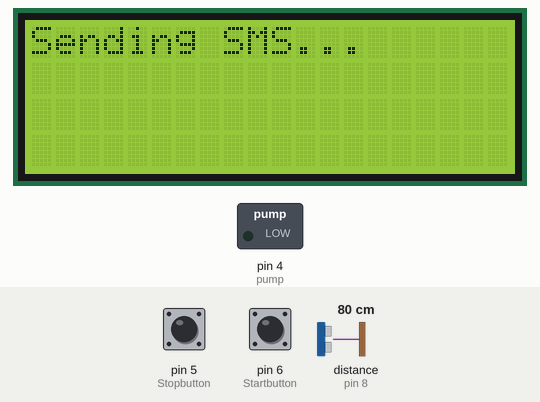
Simulated run of this sketch. Board: Arduino Uno, built with avr-gcc and run on an emulated ATmega328P. Shown: 20×4 character LCD, switched loads named in the sketch (green lamp = pin HIGH). Wiring (inferred from the names in the program): ultrasonic range finder: trigger pin 7; echo pin 8. The test bench sets the inputs (shaded band); at power-on: distance to the obstacle (sensor on pin 8) 80 cm, pin 6 (Startbutton) LOW, pin 5 (Stopbutton) LOW. The echo pulse lasts 58.3 µs per cm; the modem accepts every AT command (registered, SIM ready, sends succeed) and sends nothing else; pins used as bus, display or sensor lines are not drawn; what the sketch prints to the serial monitor is not drawn.

Above: at 3.8 s.
3.9 s: distance to the obstacle (sensor on pin 8) set to 2 cm
At 9.2 s:
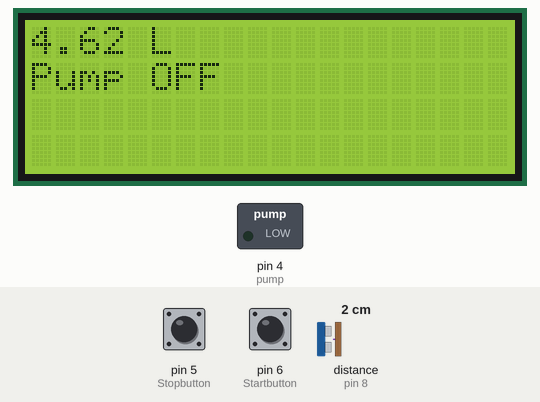
12.3 s: distance to the obstacle (sensor on pin 8) set to 4 cm
At 15.4 s:
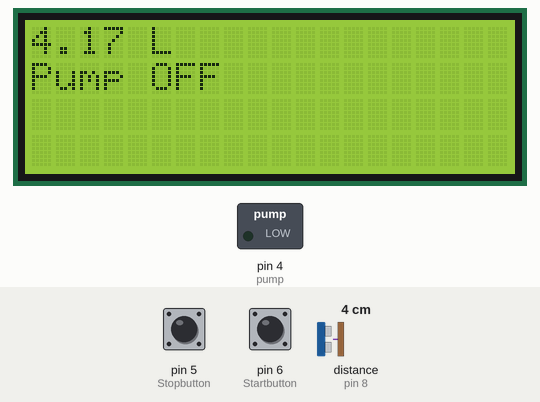
18.5 s: distance to the obstacle (sensor on pin 8) set to 9 cm
At 20.4 s:
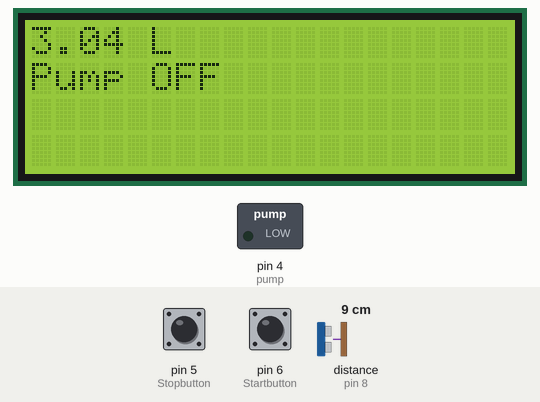
24.7 s: pin 6 (Startbutton) pulled HIGH for 3 s
At 30.7 s:
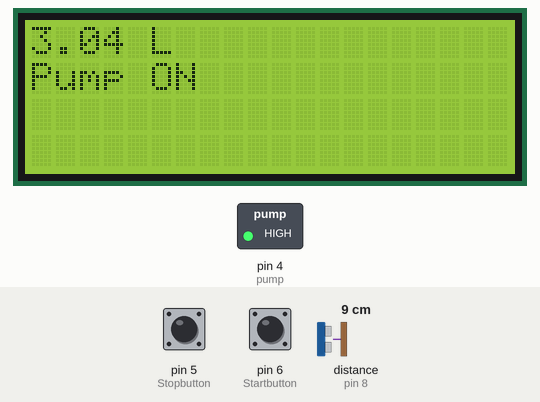
33.8 s: pin 5 (Stopbutton) pulled HIGH for 3 s
At 36.6 s:
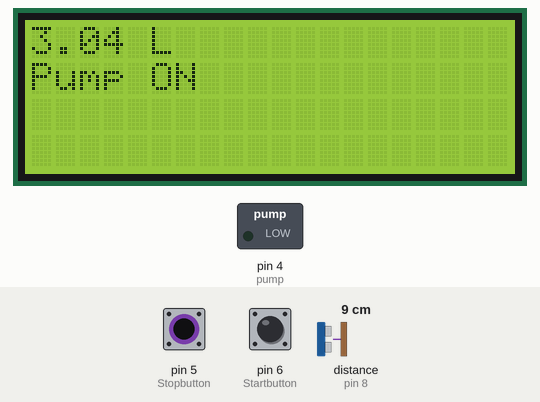
39.9 s: pin 5 (Stopbutton) pulled HIGH for 3 s
At 45.2 s:
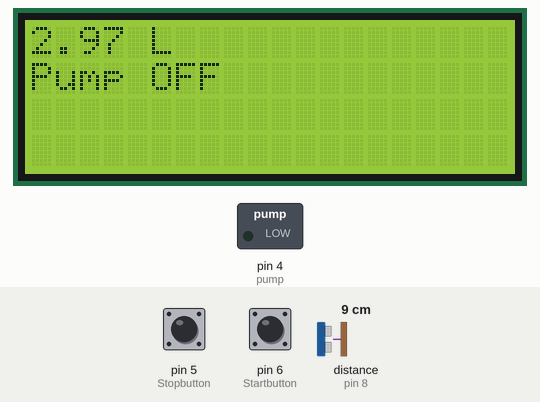
Timing chart, 0 to 46.7 s (numbered marks = the images above; inputs shaded):
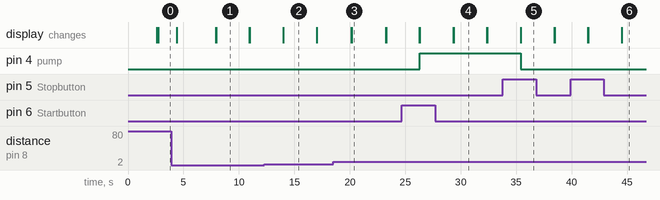

Measured:
- after the input at 12.3 s, the display: first differs from a run without the input after 1.7 s (image 2)
- after the input at 18.5 s, the display: first differs from a run without the input after 1.7 s (image 3)
- after the input at 24.7 s, pin 4 (pump): LOW → HIGH after 1.6 s; the display: first differs from a run without the input after 4.7 s (image 4)
- after the input at 33.8 s, pin 4 (pump): HIGH → LOW after 1.6 s
- after the input at 39.9 s, the display: first differs from a run without the input after 4.6 s (image 6)
- what the display in image 1 shows lasts 3.0 s, from 7.9 s to 10.9 s
- what the display in image 3 shows lasts 3.0 s, from 20.2 s to 23.2 s

The sketch:

arduinocodes.ino
```cpp
/*
Pump -> 4
Stopbutton -> 5
Startbutton -> 6
trigger -> 7
echo -> 8
SDA -> A4
SCL-> A5
*/
#include <SoftwareSerial.h>
#include <Wire.h>
#include <LiquidCrystal_I2C.h>
#define trigger 7
#define echo 8
#define rxPin 10
#define txPin 11

const int Startbutton =  6;
const int Stopbutton =  5;
const int pump =  4;
int var=0;
String apn = "www.tigo.rw";                    //APN
String apn_u = "";                     //APN-Username
String apn_p = "";                     //APN-Password
String url = "http://143.110.228.128/universal-fluid-management-system/gsmdata.php?per=";  //URL of Server
SoftwareSerial SWserial(10, 11); // RX, TX
/*
22cm -> 100% max
tanksize = 22/100
litres = 5
*/
float tanksize=0.22,time=0,distance=0,precent=0, liters=5,liveliters=0;

int StartbuttonState = 0;
int StopbuttonState = 0;
int pumpState = 0;

LiquidCrystal_I2C lcd(0x27,20,4);  // set the LCD address to 0x27 for a 16 chars and 2 line display

void setup()
{
  Serial.begin(115200);
  Serial.println("SIM800 AT CMD Test");
  SWserial.begin(9600);
  pinMode(trigger,OUTPUT);
  pinMode(echo,INPUT);
  pinMode(Startbutton,INPUT);
  pinMode(Stopbutton,INPUT);
  pinMode(pump,OUTPUT);
  lcd.init();
  lcd.backlight();
  lcd.setCursor(0,0);
  lcd.print("Universal Fluid");
  lcd.setCursor(4,1);
  lcd.print("M system");
  lcd.setCursor(0,2);
  delay(2000);
  while (SWserial.available()) {
    Serial.write(SWserial.read());
  }
  delay(500);
  gsm_config_gprs();
}

void loop() {
  control();
  SWserial.println();
  SWserial.println("AT+SAPBR=1,1");
  delay(3000);
  control();
  SWserial.println("AT+SAPBR=2,1");
  delay(3000);
  control();
  SWserial.println("AT+HTTPINIT");
  delay(3000);
  control();
  SWserial.println("AT+HTTPPARA=CID,1");
  delay(3000);
  control();
  SWserial.println("AT+HTTPPARA=URL," + url +precent);
  delay(3000);
  control();
  SWserial.println("AT+HTTPPARA=CONTENT,application/x-www-form-urlencoded");
  delay(3000);
  control();
  SWserial.println("AT+HTTPDATA=192,5000");
  delay(3000);
  control();
  SWserial.println("param=TestFromMySim800");
  delay(3000);
  control();
  SWserial.println("AT+HTTPACTION=0");
  delay(3000);
  control();
  SWserial.println("AT+HTTPREAD");
  delay(3000);
  control();
  SWserial.println("AT+HTTPTERM");
  delay(3000);
  control();
  SWserial.println("AT+SAPBR=0,1");
  delay(3000);
}
void gsm_config_gprs() {
  lcd.clear();
  lcd.setCursor(0,0);
  lcd.print("- CONFIG GPRS -");
  SWserial.println("AT+SAPBR=3,1,Contype,GPRS");
  SWserial.println("AT+SAPBR=3,1,APN," + apn);
  if (apn_u != "") {
    SWserial.println("AT+SAPBR=3,1,USER," + apn_u);
  }
  if (apn_p != "") {
    SWserial.println("AT+SAPBR=3,1,PWD," + apn_p);
  }
}
void SendSMS()
{
  lcd.clear();
  lcd.setCursor(0,0);
  lcd.print("Sending SMS...");               //Show this message on serial monitor
  SWserial.println("AT+CMGF=1\r");                   //Set the module to SMS mode
  delay(100);
  SWserial.println("AT+CMGS=\"+250723009502\"\r");  //Your phone number don't forget to include your country code, example +212123456789"
  delay(500);
  SWserial.println("Balance is low 15%");       //This is the text to send to the phone number, don't make it too long or you have to modify the SoftwareSerial buffer
  delay(500);
  SWserial.println((char)26);// (required according to the datasheet)
  delay(500);
  lcd.setCursor(0,1);
  SWserial.println();
  lcd.print("Text Sent.");
  delay(500);
  var=1;
}
void control(){
  StartbuttonState = digitalRead(Startbutton);
  StopbuttonState = digitalRead(Stopbutton);
  lcd.clear();
  digitalWrite(trigger,LOW);
  delayMicroseconds(2);
  digitalWrite(trigger,HIGH);
  delayMicroseconds(10);
  digitalWrite(trigger,LOW);
  delayMicroseconds(2);
  time=pulseIn(echo,HIGH);
  distance=time*340/20000;
  precent=100-(distance/tanksize);
  liveliters=(precent/100)*liters;
  lcd.clear();
  lcd.setCursor(0,0);
  lcd.print(liveliters);
  lcd.print(" L");
  lcd.setCursor(0,1);
  if (pumpState == 0) {
    lcd.print("Pump OFF");
  } else {
    lcd.print("Pump ON");
  }

  if (StartbuttonState == HIGH) {
    // turn Pump on:
    digitalWrite(pump, HIGH);
    pumpState = 1;
  }
  if (StopbuttonState == HIGH) {
    // turn Pump off:
    digitalWrite(pump, LOW);
    pumpState = 0;
  }

  if (liveliters >0 && liveliters <=4) {
    // turn Pump off:
  } else {
    digitalWrite(pump, LOW);
    pumpState = 0;
  }
  if (liveliters >0.6 && liveliters <=4) {
    // turn Pump off:
    var=0;
  }
  if (liveliters <=0.6 && var==0) {
    SendSMS();
  } else {
    }
}
```
